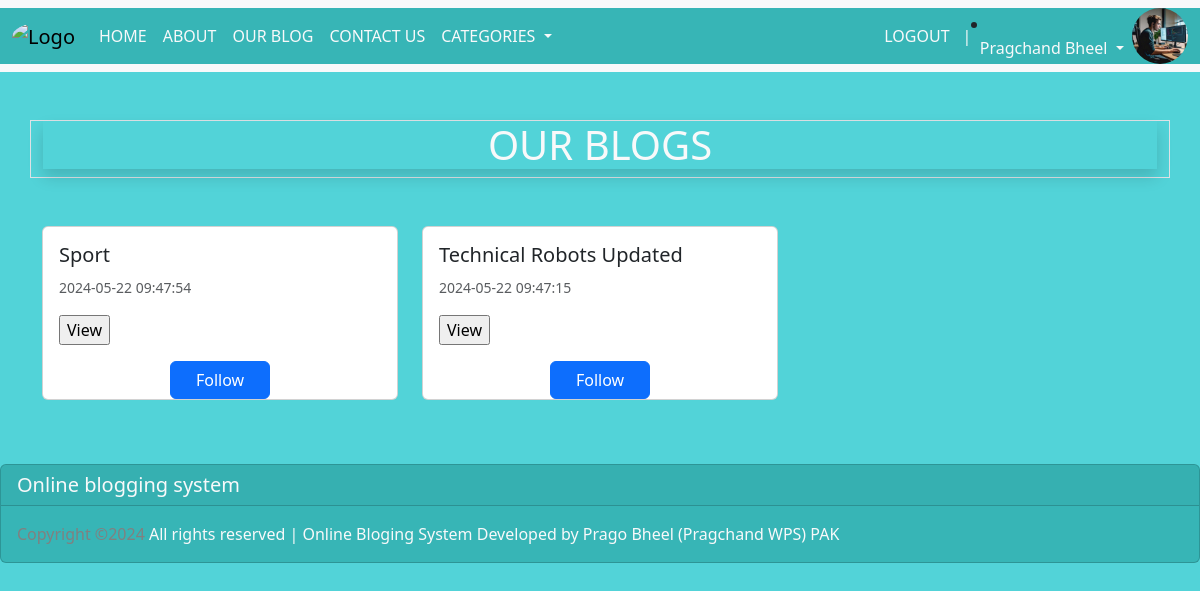
The app's page /user/category_with_post.php (signed in) with its own data.
### tables this page shows
CREATE TABLE `category` (
  `category_id` int(11) NOT NULL AUTO_INCREMENT,
  `category_title` varchar(100) DEFAULT NULL,
  `category_description` text DEFAULT NULL,
  `category_status` enum('Active','InActive') DEFAULT NULL,
  `created_at` timestamp NOT NULL DEFAULT current_timestamp() ON UPDATE current_timestamp(),
  `updated_at` timestamp NULL DEFAULT NULL,
  PRIMARY KEY (`category_id`)
);

### user/category_with_post.php (the view, shortened to what this page needs)
<!DOCTYPE html>
<html lang="en">
<head>
</head>
<body id="body_background">
	<?php include_once("header.php"); ?>
		<div class="container">
			<div class="row">
				<div class="col-sm-12 mt-5 mb-5 text-light border border-1">
					<h1 class="text-uppercase text-center shadow" id="our_blog">Our Blogs</h1>
				</div>
			</div>
		</div>
		<div class="container">
			<div class="row">
				<?php
					$query = "SELECT * FROM category ORDER BY category_id DESC LIMIT 10";
    				$result = mysqli_query($connection, $query);
					if ($result->num_rows > 0) {
    					while($category = mysqli_fetch_assoc($result))
    					{
				 ?>
				<div class="col-sm-4">
					<div class="card mb-3">
					  <div class="card-body">
					    <h5 class="card-title">
					    	<?= htmlspecialchars($category['category_title']); ?>
					    </h5>
					    <p class="card-text"><small class="text-body-secondary">
					    	<?= htmlspecialchars($category['created_at']); ?></small>
					    </p>
					    	<a href="?view_blog=<?= $category['category_id']; ?>">
					    		<input type='submit' name='view_blog' value='View'>
					    	</a>
					  </div>
	                      <button type="submit" name="follow" class="btn btn-primary" style="width: 100px; margin: auto;">Follow</button>
					</div>
				</div>
				<?php
					}
			   	}
				?>
			</div>
		</div>
	<?php include_once("../frontend/footer.php"); ?>
	</body>
</html>

### user/category_with_post.php (style rules this page uses)
#body_background { background:#52D3D8; }

### records on screen
category: category_title "Sport", created_at "2024-05-22 09:47:54"
category: category_title "Technical Robots Updated", created_at "2024-05-22 09:47:15"

### other values on screen
$_SESSION['user']['first_name'] "Pragchand"
$_SESSION['user']['last_name'] "Bheel"
